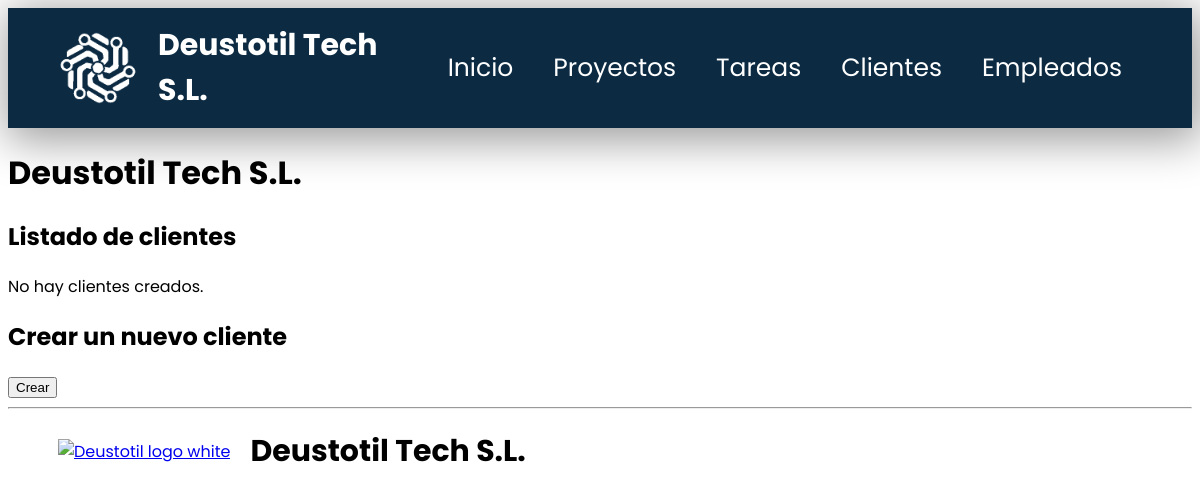
The app's page /appProyectos/clientes/, older data.
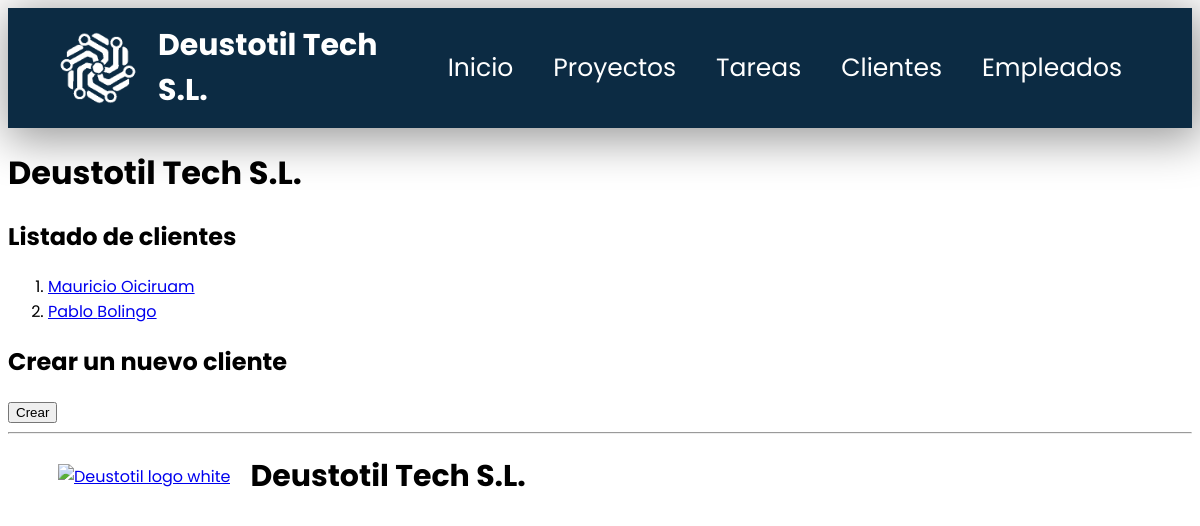
The same page, newer data.
### appProyectos/models.py (models this page shows, shortened)
class Cliente(models.Model):
    dni = models.CharField(max_length=9)
    nombre = models.CharField(max_length=155)
    apellido = models.CharField(max_length=155)
    email = models.EmailField(max_length=155)
    telefono = models.IntegerField()

### appProyectos/views.py (the view)
# urls.py: path('clientes/', views.ClienteListView.as_view(), name='index clientes'),
class ClienteListView(ListView):
    model = Cliente
    queryset = Cliente.objects.order_by('nombre')

### appProyectos/templates/appProyectos/cliente_list.html (shortened to what this page needs)
{% extends "base.html" %}
{% block contenido %}
    <h1>Deustotil Tech S.L.</h1>
    <h2>Listado de clientes</h2>
    {% if cliente_list %}
        <ol>
            {% for c in cliente_list %}
                <li>
                    <a href="/appProyectos/clientes/{{ c.id }}">{{ c.nombre }} {{ c.apellido }}</a>
                </li>
            {% endfor %}
        </ol>
    {% else %}
        <p>No hay clientes creados.</p>
    {% endif %}
    <h2>Crear un nuevo cliente</h2>
    <input type="button" value="Crear">
{% endblock contenido %}

### appProyectos/templates/base.html (shortened to what this page needs)
{% load static %}
<!DOCTYPE html>
<html lang="es">
    <head>
        <link rel="stylesheet" href="{% static 'css/styles.css' %}">
    </head>
    <body>
        <header>
            <div class="logo-box">
                <a id="logo-link" href="./">
                    <img id="logo"
                         src="{% static 'images/logo-white.png' %}"
                         alt="Deustotil logo blue" />
                </a>
                <span class="title">Deustotil Tech S.L.</span>
            </div>
            <nav id="navbar-principal">
                <ul id="nav-menu">
                    <li class="nav-menu-item">
                        <a class="nav-link" href="{% url 'index' %}">Inicio</a>
                    </li>
                    <li class="nav-menu-item">
                        <a class="nav-link" href="{% url 'index proyectos' %}">Proyectos</a>
                    </li>
                    <li class="nav-menu-item">
                        <a class="nav-link" href="{% url 'index tareas' %}">Tareas</a>
                    </li>
                    <li class="nav-menu-item">
                        <a class="nav-link" href="{% url 'index clientes' %}">Clientes</a>
                    </li>
                    <li class="nav-menu-item">
                        <a class="nav-link" href="{% url 'index empleados' %}">Empleados</a>
                    </li>
                </ul>
            </nav>
        </header>
        <div id="content">
            {% block contenido %}
            {% endblock contenido %}
        </div>
        <hr>
        <footer>
            <div id="logo-box-footer">
                <a href="#">
                    <img id="logo-img-footer"
                         src="{% static 'images/logo.png' %}"
                         alt="Deustotil logo white">
                </a>
                <span id="tittle-box-footer">Deustotil Tech S.L.</span>
            </div>
        </footer>
    </body>
</html>

### appProyectos/static/css/styles.css (style rules this page uses)
body { font-family: 'Poppins', sans-serif; }
header { background-color: rgb(12, 43, 67); display: flex; margin: 0; justify-content: space-between; height: 120px; align-items: center; box-shadow: 4px 7px 45px 5px rgba(0, 0, 0, 0.4); }
.logo-box { display: flex; align-items: center; }
.title { font-size: 30px; color: #ffffff; font-weight: bold; margin-left: 20px; }
nav { font-size: 25px; cursor: pointer; margin-right: 50px; }
#nav-menu { display: flex; list-style: none; }
.nav-menu-item { margin: 0 20px; }
.nav-link { color: white; text-decoration: none; }
#logo-link { display: flex; align-items: center; }
#logo { display: flex; align-items: center; margin-left: 50px; height: 80px; }
footer { margin: 0; background-color: #ffffff; }
#logo-box-footer { display: flex; margin-left: 50px; margin-top: 20px; align-items: center; }
#logo-img-footer { height: 80px; }
#tittle-box-footer { font-size: 30px; font-weight: bold; margin-left: 20px; }

Row changes from the older to the newer data that the page shows:
added Cliente: nombre "Mauricio", apellido "Oiciruam"
added Cliente: nombre "Pablo", apellido "Bolingo"
Text that changed along with them:
text no longer shown: "No hay clientes creados."
